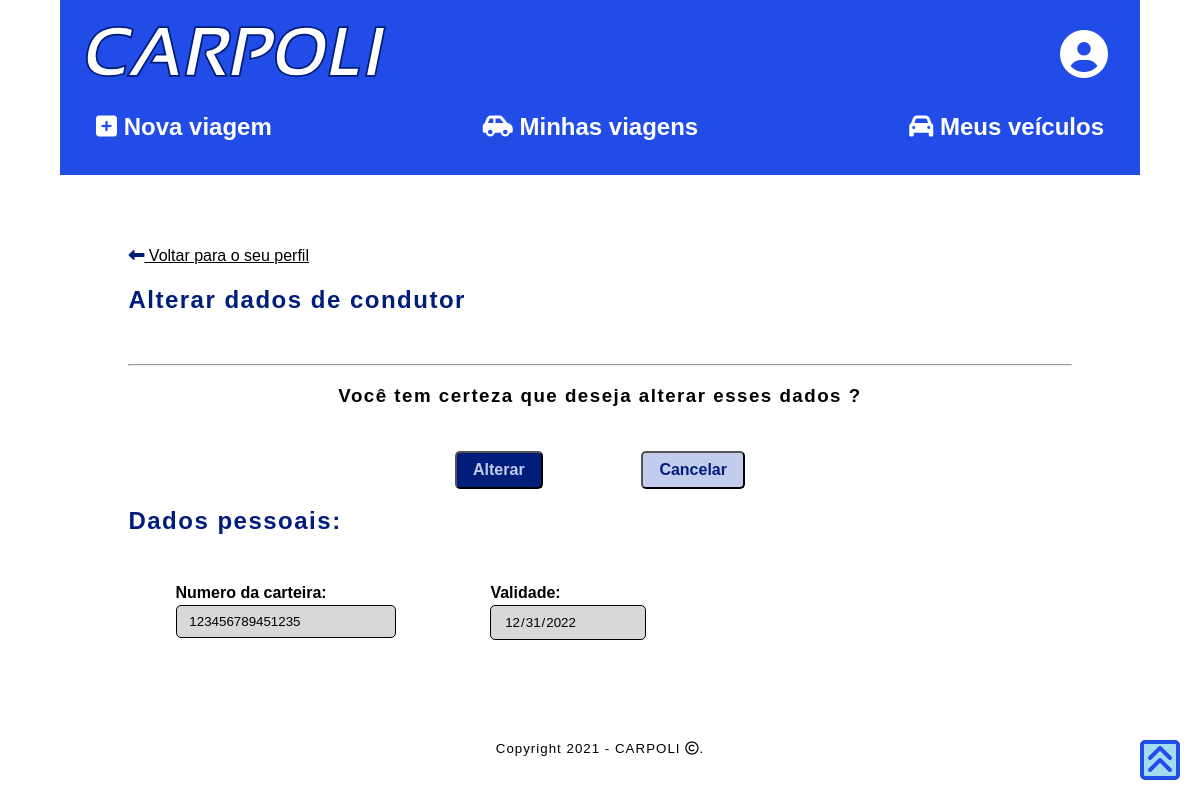
The page /perfil/alterar/condutor/confirma (signed in) on the database its author committed.
### caronas/models.py (models this page shows, shortened)
class Condutor(models.Model):
    id_user = models.OneToOneField(Profile, on_delete=models.CASCADE)
    num_carteira_motorista = models.CharField(max_length=15)
    validade_carteira = models.DateField()

### accounts/views.py (the view)
# urls.py: path('perfil/alterar/condutor/confirma', views.perfil_update_condutor_confirma, name='perfil_update_condutor_confirma'),
@login_required
def perfil_update_condutor_confirma(request):
    if request.user.profile.is_condutor==False:
        return HttpResponseRedirect(reverse('sem_acesso'))
    Usu=get_object_or_404(Profile, user=request.user)
    Cond=get_object_or_404(Condutor, id_user=Usu)
    if 'update_perfil_condutor' in request.session:
        cookie=request.session['update_perfil_condutor']
        Cond.num_carteira_motorista=cookie[0]
        Cond.validade_carteira=datetime.date(int(cookie[1][0:4]),int(cookie[1][5:7]),int(cookie[1][8:10]))
    if request.method == 'POST':
        Cond.save()
        return HttpResponseRedirect(reverse('perfil'))
    context={'Usuario':Usu,'Condutor':Cond}
    return render(request, 'accounts/profile_update_condutor_confirma.html', context)

### accounts/templates/accounts/profile_update_condutor_confirma.html (shortened to what this page needs)
{% extends 'base_condutor.html' %}
{% block content %}
<div class="div_main">
    <a href="{% url 'perfil'%}">
        <i class="fas fa-long-arrow-alt-left"></i>
        Voltar para o seu perfil
    </a>
    <p><h2>Alterar dados de condutor</h2></p>
    <br>
    <hr>
    <form action="{% url 'perfil_update_condutor_confirma'%}" method="post">
        <b><h3><center>
            Você tem certeza que deseja alterar esses dados ?
        </center></h3></b>
        <br>
        <center>
            <button type="submit">Alterar</button>
            <a  href="{% url 'perfil_update_condutor' %}"><button type="button" id="btn_secundario">Cancelar</button></a>
        </center>
    </form>
    <h2>Dados pessoais:</h2>
    <div class="div_container">
        <div class="div_subcont">
            <b> Numero da carteira: </b>
            <br>
            <input type="text" value="{{Condutor.num_carteira_motorista}}" name="num_carteira_motorista" maxlength="15" disabled/>
        </div>
        <div class="div_subcont">
            <b> Validade: </b>
            <br>
            <input type="date" value="{{Condutor.validade_carteira|date:"Y-m-d"}}" name="validade_carteira" disabled/>
        </div>
    </div>
</div>
{% endblock content %}

### static/style.css (style rules this page uses)
:root { --primary-color: #000000; --secondary-color: #001d7c; --terciary-color: #A2DCEE; --primary-background: #ffffff; --secondary-background: #214CE7; --terciary-background: #C2CCED; font-size: 16px; line-height: 1.5em; }
* { font-family:'Trebuchet MS', 'Lucida Sans Unicode', 'Lucida Grande', 'Lucida Sans', Arial, sans-serif; color: var(--primary-color); box-sizing: border-box; }
.div_main { padding: 5%; }
.div_container { max-width: 100%; display: flex; flex-direction: row; flex-wrap: wrap; }
.div_subcont { min-width:min-content; padding-left: 2%; padding-right: 2%; justify-content: center; margin: 3%; }
html { background-color: var(--primary-background); height: 100%; scroll-behavior: smooth; }
body { background-color: var(--primary-background); display: flex; flex-direction: column; padding: 0; margin:0; border:0; }
h1, h2, h3 { color: var(--secondary-color); letter-spacing: 1.5px; text-align: left; }
input, textarea, select { display: block; width: 100%; max-width: 500px; border: 1px solid var(--secondary-background); border-radius: 5px; background-color: rgba(200, 200, 200, .4); margin-right: 1rem; padding: 0.5rem 0.8rem; }
input[disabled], select[disabled] { display: block; width: 100%; max-width: 500px; border: 1px solid black; border-radius: 5px; background-color: rgba(200, 200, 200, .7); margin-right: 1rem; padding: 0.5rem 0.8rem; color:black; }
button { background-color: var(--secondary-color); color: var(--terciary-background); border-radius: 5px; font-size: medium; font-weight: bold; padding: 0.5rem 1rem; }
#btn_secundario { background-color: var(--terciary-background); color: var(--secondary-color); margin-left: 10%; }
.fas { color: var(--secondary-color); }

### rows shown on the page
Condutor: num_carteira_motorista "123456789451235", validade_carteira "12/31/2022"
